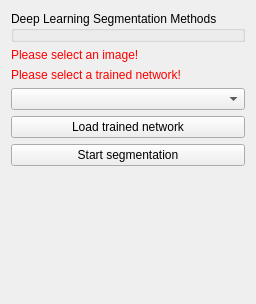
<?xml version="1.0" encoding="UTF-8"?>
<ui version="4.0">
 <class>DeepLearningSegmentationViewControls</class>
 <widget class="QWidget" name="DeepLearningSegmentationViewControls">
  <property name="geometry">
   <rect>
    <x>0</x>
    <y>0</y>
    <width>222</width>
    <height>304</height>
   </rect>
  </property>
  <property name="minimumSize">
   <size>
    <width>0</width>
    <height>0</height>
   </size>
  </property>
  <property name="windowTitle">
   <string>QmitkTemplate</string>
  </property>
  <layout class="QVBoxLayout" name="verticalLayout">
   <item>
    <widget class="QGroupBox" name="m_SegmentationMethods">
     <property name="title">
      <string>Deep Learning Segmentation Methods</string>
     </property>
    </widget>
   </item>
   <item>
    <widget class="QLabel" name="labelImageWarning">
     <property name="styleSheet">
      <string notr="true">QLabel { color: rgb(255, 0, 0) }</string>
     </property>
     <property name="text">
      <string>Please select an image!</string>
     </property>
    </widget>
   </item>
   <item>
    <widget class="QLabel" name="labelWarning_2">
     <property name="styleSheet">
      <string notr="true">QLabel { color: rgb(255, 0, 0) }</string>
     </property>
     <property name="text">
      <string>Please select a trained network!</string>
     </property>
    </widget>
   </item>
   <item>
    <widget class="QmitkDataStorageComboBoxWithSelectNone" name="m_ImageSelector"/>
   </item>
   <item>
    <widget class="QPushButton" name="buttonLoadTrainedNetwork">
     <property name="text">
      <string>Load trained network</string>
     </property>
    </widget>
   </item>
   <item>
    <widget class="QPushButton" name="buttonPerformImageProcessing">
     <property name="toolTip">
      <string>Do image processing</string>
     </property>
     <property name="text">
      <string>Start segmentation</string>
     </property>
    </widget>
   </item>
   <item>
    <spacer name="spacer1">
     <property name="orientation">
      <enum>Qt::Vertical</enum>
     </property>
     <property name="sizeType">
      <enum>QSizePolicy::Expanding</enum>
     </property>
     <property name="sizeHint" stdset="0">
      <size>
       <width>20</width>
       <height>220</height>
      </size>
     </property>
    </spacer>
   </item>
  </layout>
 </widget>
 <layoutdefault spacing="6" margin="11"/>
 <customwidgets>
  <customwidget>
   <class>QmitkDataStorageComboBoxWithSelectNone</class>
   <extends>QComboBox</extends>
   <header location="global">QmitkDataStorageComboBoxWithSelectNone.h</header>
  </customwidget>
 </customwidgets>
 <resources/>
 <connections/>
</ui>
